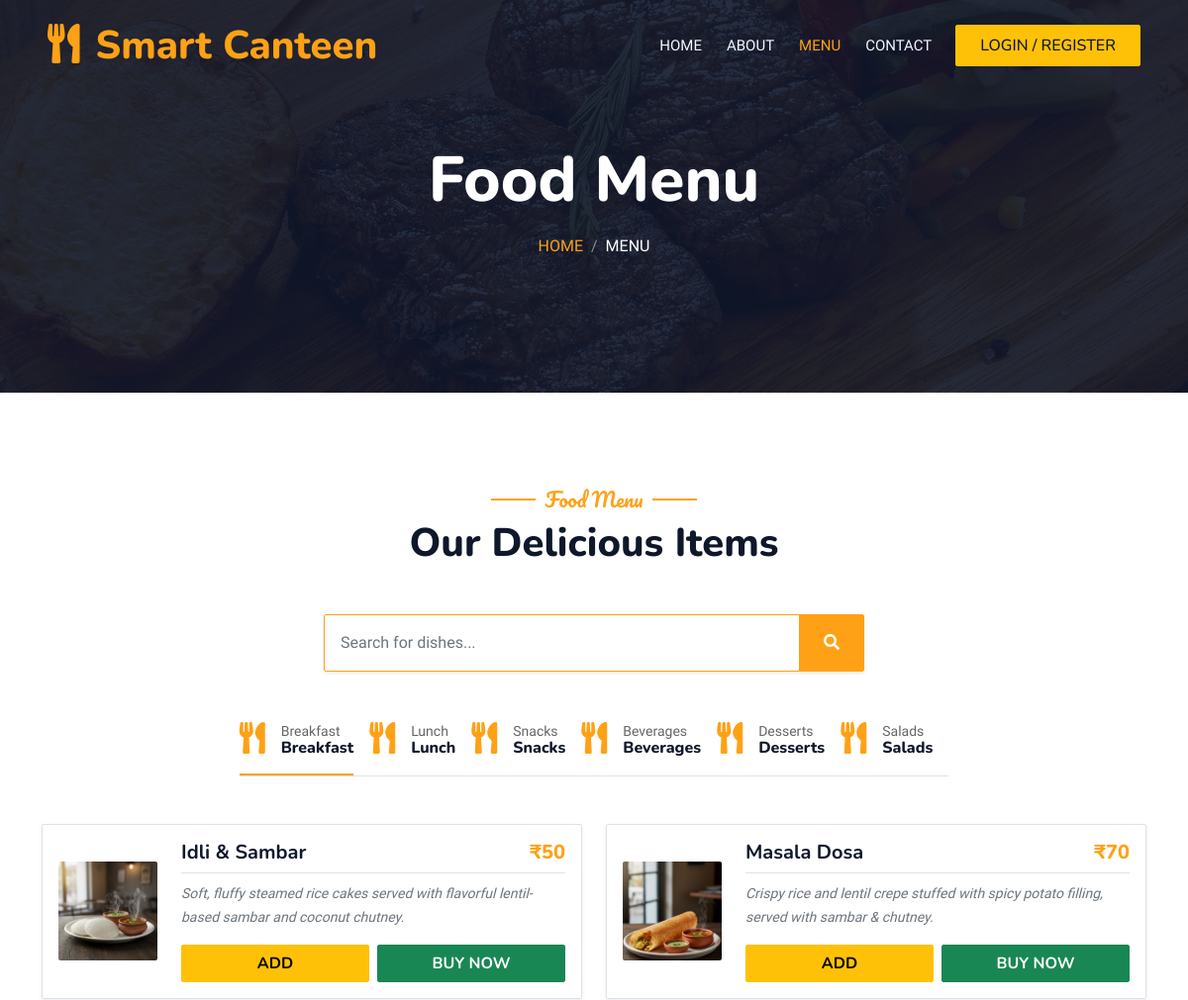
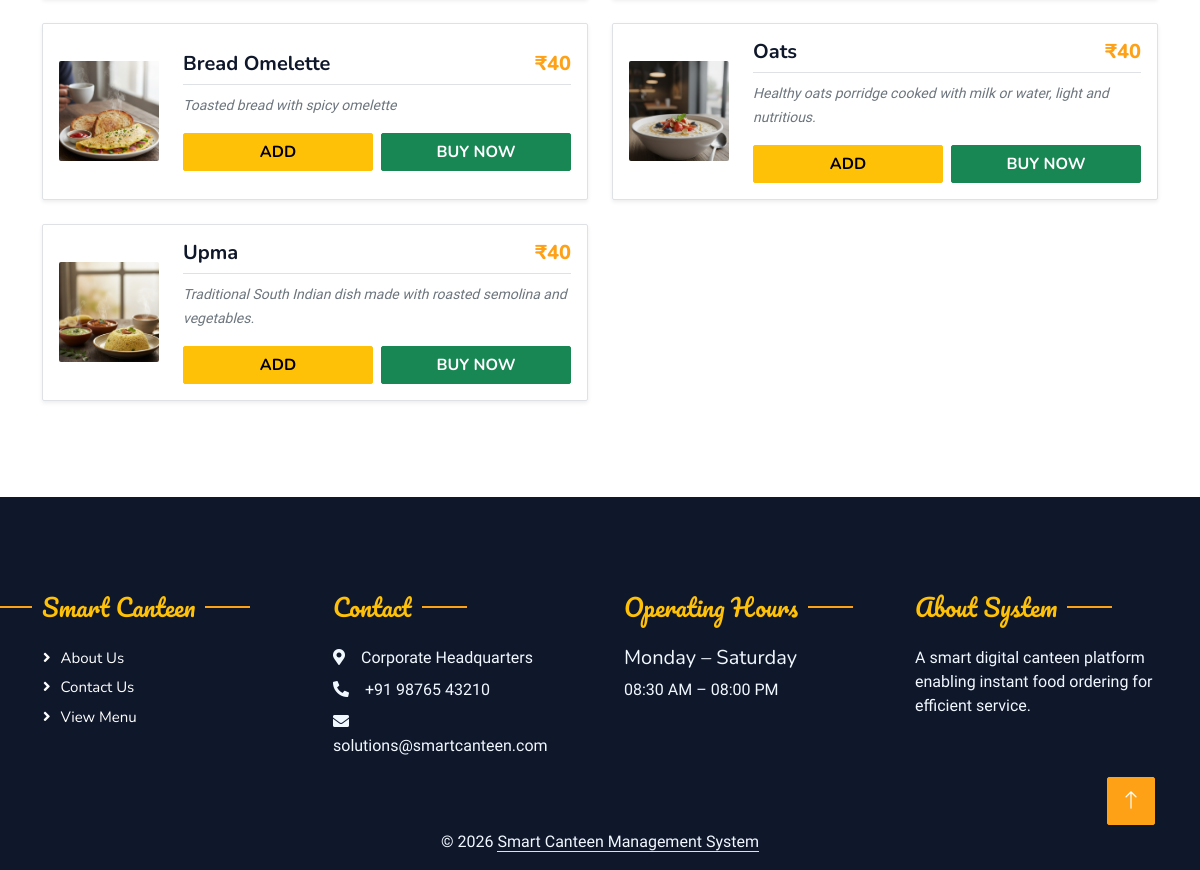
Page /UserApp/menu/ on the committed database (2 pictures, top to bottom).
### AdminApp/models.py (models this page shows)
class Category(models.Model):
    category_name = models.CharField(max_length=100, blank=True, null=True)
    category_image = models.ImageField(upload_to='category_images/', blank=True, null=True)
    description = models.TextField(max_length=100, blank=True, null=True)

class Food(models.Model):
    category = models.ForeignKey(Category, on_delete=models.CASCADE, related_name="foods")
    food_name = models.CharField(max_length=150, blank=True, null=True)
    price = models.IntegerField(blank=True, null=True)
    food_image = models.ImageField(upload_to="foods/", blank=True, null=True)
    description = models.TextField(max_length=200, blank=True, null=True)
    AVAILABILITY_CHOICES = (
        ('Available', 'Available'),
        ('Out of Stock', 'Out of Stock'),
    )
    availability = models.CharField(
        max_length=20,
        choices=AVAILABILITY_CHOICES,
        default='Available'
    )
    prebook_only = models.BooleanField(default=False)
    created_at = models.DateTimeField(auto_now_add=True)
    updated_at = models.DateTimeField(auto_now=True)

### UserApp/views.py (the view)
# urls.py: path('menu/', views.menu, name='menu'),
def menu(request):
    categories = Category.objects.all()
    query = request.GET.get('search')
    if query:
        foods = Food.objects.filter(food_name__icontains=query, availability='Available')
    else:
        foods = Food.objects.filter(availability='Available')
    context = {
        'categories': categories,
        'foods': foods,
        'query': query,
    }
    if request.user.is_authenticated:
        context['cart_count'] = Cart.objects.filter(user=request.user).count()
    return render(request, 'menu.html', context)

### UserApp/templates/menu.html (shortened to what this page needs)
<!DOCTYPE html>
{% load static %}
<html lang="en">
<head>
    <link href="https://cdnjs.cloudflare.com/ajax/libs/font-awesome/5.10.0/css/all.min.css" rel="stylesheet">
    <link href="https://cdn.jsdelivr.net/npm/bootstrap-icons@1.4.1/font/bootstrap-icons.css" rel="stylesheet">
    <link href="{% static 'web/lib/animate/animate.min.css' %}" rel="stylesheet">
    <link href="{% static 'web/lib/owlcarousel/assets/owl.carousel.min.css' %}" rel="stylesheet">
    <link href="{% static 'web/lib/tempusdominus/css/tempusdominus-bootstrap-4.min.css' %}" rel="stylesheet" />
    <link href="{% static 'web/css/bootstrap.min.css' %}" rel="stylesheet">
    <link href="{% static 'web/css/style.css' %}" rel="stylesheet">
</head>
<body>
    <div class="container-xxl bg-white p-0">
        <div class="container-xxl position-relative p-0">
            <nav class="navbar navbar-expand-lg navbar-dark bg-dark px-4 px-lg-5 py-3 py-lg-0">
                <a href="{% url 'user_home' %}" class="navbar-brand p-0">
                    <h1 class="text-primary m-0"><i class="fa fa-utensils me-3"></i>Smart Canteen</h1>
                </a>
                <div class="collapse navbar-collapse" id="navbarCollapse">
                    <div class="navbar-nav ms-auto py-0 pe-4">
                        <a href="{% url 'user_home' %}" class="nav-item nav-link">Home</a>
                        <a href="{% url 'about_page' %}" class="nav-item nav-link">About</a>
                        <a href="{% url 'menu' %}" class="nav-item nav-link active">Menu</a>
                        <a href="{% url 'contact_page' %}" class="nav-item nav-link">Contact</a>
                    </div>
                    <div class="d-flex align-items-center">
                        <div class="dropdown">
                            {% if request.user.is_authenticated %}
                            <button class="btn btn-warning dropdown-toggle text-dark" type="button" data-bs-toggle="dropdown">
                                Hi, {{ request.user.username }}
                            </button>
                            <ul class="dropdown-menu">
                                <li><a class="dropdown-item" href="{% url 'user_logout' %}">Logout</a></li>
                            </ul>
                            {% else %}
                            <a href="{% url 'signin_signup' %}" class="btn btn-warning py-2 px-4 text-dark">Login / Register</a>
                            {% endif %}
                        </div>
                    </div>
                </div>
            </nav>
            <div class="container-xxl py-5 bg-dark hero-header mb-5">
                <div class="container text-center my-5 pt-5 pb-4">
                    <h1 class="display-3 text-white mb-3 animated slideInDown">Food Menu</h1>
                    <nav aria-label="breadcrumb">
                        <ol class="breadcrumb justify-content-center text-uppercase">
                            <li class="breadcrumb-item"><a href="{% url 'user_home' %}">Home</a></li>
                            <li class="breadcrumb-item text-white active" aria-current="page">Menu</li>
                        </ol>
                    </nav>
                </div>
            </div>
        </div>
        <div class="container-xxl py-5">
            <div class="container">
                <div class="text-center wow fadeInUp" data-wow-delay="0.1s">
                    <h5 class="section-title ff-secondary text-center text-primary fw-normal">Food Menu</h5>
                    <h1 class="mb-5">Our Delicious Items</h1>
                </div>
                <div class="row justify-content-center mb-5 wow fadeInUp" data-wow-delay="0.2s">
                    <div class="col-md-6">
                        <form action="{% url 'menu' %}" method="GET" class="d-flex">
                            <div class="input-group shadow-sm">
                                <input type="text" name="search" class="form-control border-primary p-3"
                                       placeholder="Search for dishes..."
                                       value="{{ query|default:'' }}">
                                <button class="btn btn-primary px-4" type="submit">
                                    <i class="fa fa-search"></i>
                                </button>
                            </div>
                        </form>
                    </div>
                </div>
                <div class="tab-class text-center wow fadeInUp" data-wow-delay="0.1s">
                    {% if not query %}
                    <ul class="nav nav-pills d-inline-flex justify-content-center border-bottom mb-5">
                        {% for cat in categories %}
                        <li class="nav-item">
                            <a class="d-flex align-items-center text-start mx-3 ms-0 pb-3 {% if forloop.first %}active{% endif %}"
                               data-bs-toggle="pill" href="#cat{{ cat.id }}">
                                <i class="fa fa-utensils fa-2x text-primary"></i>
                                <div class="ps-3">
                                    <small class="text-body">{{ cat.category_name }}</small>
                                    <h6 class="mt-n1 mb-0">{{ cat.category_name }}</h6>
                                </div>
                            </a>
                        </li>
                        {% endfor %}
                    </ul>
                    {% else %}
                    <div class="mb-4">
                        <h4>Search Results for "{{ query }}"</h4>
                        <a href="{% url 'menu' %}" class="btn btn-sm btn-outline-primary">Clear Search </a>
                    </div>
                    {% endif %}
                    <div class="tab-content">
                        {% if query %}
                            <div class="tab-pane fade show active p-0">
                                <div class="row g-4">
                                    {% for food in foods %}
                                    <div class="col-lg-6">
                                        <div class="d-flex align-items-center border rounded p-3 h-100 shadow-sm">
                                            <div class="flex-shrink-0">
                                                <img src="{% if food.food_image %}{{ food.food_image.url }}{% else %}{% static 'web/img/default-food.jpg' %}{% endif %}"
                                                     class="img-fluid rounded" style="width: 100px; height: 100px; object-fit: cover;">
                                            </div>
                                            <div class="flex-grow-1 ps-4">
                                                <div class="d-flex justify-content-between border-bottom pb-2 mb-2">
                                                    <h5 class="mb-0 fw-bold">{{ food.food_name }}</h5>
                                                    <h5 class="text-primary mb-0">₹{{ food.price }}</h5>
                                                </div>
                                                <small class="text-muted fst-italic">{{ food.description }}</small>
                                                <div class="d-flex gap-2 mt-3 text-start">
                                                    <a href="{% url 'add_to_cart' food.id %}" class="btn btn-warning w-50 fw-bold">ADD</a>
                                                    <a href="{% url 'buy_now' food.id %}" class="btn btn-success w-50 fw-bold">BUY NOW</a>
                                                </div>
                                            </div>
                                        </div>
                                    </div>
                                    {% empty %}
                                    <div class="col-12 text-center">
                                        <p class="mt-4">No items found matching "{{ query }}"</p>
                                    </div>
                                    {% endfor %}
                                </div>
                            </div>
                        {% else %}
                            {% for cat in categories %}
                            <div id="cat{{ cat.id }}" class="tab-pane fade show p-0 {% if forloop.first %}active{% endif %}">
                                <div class="row g-4">
                                    {% for food in foods %}
                                        {% if food.category_id == cat.id %}
                                        <div class="col-lg-6">
                                            <div class="d-flex align-items-center border rounded p-3 h-100 shadow-sm">
                                                <div class="flex-shrink-0">
                                                    <img src="{% if food.food_image %}{{ food.food_image.url }}{% else %}{% static 'web/img/default-food.jpg' %}{% endif %}"
                                                         class="img-fluid rounded" style="width: 100px; height: 100px; object-fit: cover;">
                                                </div>
                                                <div class="flex-grow-1 ps-4 text-start">
                                                    <div class="d-flex justify-content-between border-bottom pb-2 mb-2">
                                                        <h5 class="mb-0 fw-bold">{{ food.food_name }}</h5>
                                                        <h5 class="text-primary mb-0">₹{{ food.price }}</h5>
                                                    </div>
                                                    <small class="text-muted fst-italic">{{ food.description }}</small>
                                                    <div class="d-flex gap-2 mt-3">
                                                        <a href="{% url 'add_to_cart' food.id %}" class="btn btn-warning w-50 fw-bold">ADD</a>
                                                        <a href="{% url 'buy_now' food.id %}" class="btn btn-success w-50 fw-bold">BUY NOW</a>
                                                    </div>
                                                </div>
                                            </div>
                                        </div>
                                        {% endif %}
                                    {% endfor %}
                                </div>
                            </div>
                            {% endfor %}
                        {% endif %}
                    </div>
                </div>
            </div>
        </div>
        <div class="container-fluid bg-dark text-light footer pt-5 mt-5 wow fadeIn" data-wow-delay="0.1s">
            <div class="container py-5">
                <div class="row g-5">
                    <div class="col-lg-3 col-md-6">
                        <h4 class="section-title ff-secondary text-warning fw-normal mb-4">Smart Canteen</h4>
                        <a class="btn btn-link" href="{% url 'about_page' %}">About Us</a>
                        <a class="btn btn-link" href="{% url 'contact_page' %}">Contact Us</a>
                        <a class="btn btn-link" href="{% url 'menu' %}">View Menu</a>
                    </div>
                    <div class="col-lg-3 col-md-6">
                        <h4 class="section-title ff-secondary text-start text-warning fw-normal mb-4">Contact</h4>
                        <p class="mb-2"><i class="fa fa-map-marker-alt me-3"></i>Corporate Headquarters</p>
                        <p class="mb-2"><i class="fa fa-phone-alt me-3"></i>+91 98765 43210</p>
                        <p class="mb-2"><i class="fa fa-envelope me-3"></i>solutions@smartcanteen.com</p>
                    </div>
                    <div class="col-lg-3 col-md-6">
                        <h4 class="section-title ff-secondary text-start text-warning fw-normal mb-4">Operating Hours</h4>
                        <h5 class="text-light fw-normal">Monday – Saturday</h5>
                        <p>08:30 AM – 08:00 PM</p>
                    </div>
                    <div class="col-lg-3 col-md-6">
                        <h4 class="section-title ff-secondary text-start text-warning fw-normal mb-4">About System</h4>
                        <p>A smart digital canteen platform enabling instant food ordering for efficient service.</p>
                    </div>
                </div>
            </div>
            <div class="container text-center py-3">
                &copy; 2026 <span class="border-bottom">Smart Canteen Management System</span>
            </div>
        </div>
        <a href="#" class="btn btn-lg btn-primary btn-lg-square back-to-top"><i class="bi bi-arrow-up"></i></a>
    </div>
</body>
</html>

### UserApp/static/web/css/style.css (style rules this page uses)
:root { --primary: #FEA116; --light: #F1F8FF; --dark: #0F172B; }
.ff-secondary { font-family: 'Pacifico', cursive; }
.back-to-top { position: fixed; display: none; right: 45px; bottom: 45px; z-index: 99; }
.btn { font-family: 'Nunito', sans-serif; font-weight: 500; text-transform: uppercase; transition: .5s; }
.btn.btn-primary, .btn.btn-secondary { color: #FFFFFF; }
.btn-lg-square { width: 48px; height: 48px; }
.btn-square, .btn-sm-square, .btn-lg-square { padding: 0; display: flex; align-items: center; justify-content: center; font-weight: normal; border-radius: 2px; }
.navbar-dark .navbar-nav .nav-link { position: relative; margin-left: 25px; padding: 35px 0; font-size: 15px; color: var(--light) !important; text-transform: uppercase; font-weight: 500; outline: none; transition: .5s; }
.navbar-dark .navbar-nav .nav-link:hover, .navbar-dark .navbar-nav .nav-link.active { color: var(--primary) !important; }
@media (min-width: 992px) { .navbar-dark { position: absolute; width: 100%; top: 0; left: 0; z-index: 999; background: transparent !important; } }
.hero-header { background: linear-gradient(rgba(15, 23, 43, .9), rgba(15, 23, 43, .9)), url(../img/bg-hero.jpg); background-position: center center; background-repeat: no-repeat; background-size: cover; }
.breadcrumb-item + .breadcrumb-item::before { color: rgba(255, 255, 255, .5); }
.section-title { position: relative; display: inline-block; }
.section-title::before { position: absolute; content: ""; width: 45px; height: 2px; top: 50%; left: -55px; margin-top: -1px; background: var(--primary); }
.section-title::after { position: absolute; content: ""; width: 45px; height: 2px; top: 50%; right: -55px; margin-top: -1px; background: var(--primary); }
.section-title.text-start::before, .section-title.text-end::after { display: none; }
.nav-pills .nav-item .active { border-bottom: 2px solid var(--primary); }
.footer .btn.btn-link { display: block; margin-bottom: 5px; padding: 0; text-align: left; color: #FFFFFF; font-size: 15px; font-weight: normal; text-transform: capitalize; transition: .3s; }
.footer .btn.btn-link::before { position: relative; content: "\f105"; font-family: "Font Awesome 5 Free"; font-weight: 900; margin-right: 10px; }

### rows in the picture
Category: category_name "Breakfast"
Category: category_name "Lunch"
Category: category_name "Snacks"
Category: category_name "Beverages"
Category: category_name "Desserts"
Category: category_name "Salads"
Food: food_image (picture), food_name "Idli & Sambar", price "50", description "Soft, fluffy steamed rice cakes served with flavorful lentil-based sambar and coconut chutney."
Food: food_image (picture), food_name "Masala Dosa", price "70", description "Crispy rice and lentil crepe stuffed with spicy potato filling, served with sambar & chutney."
Food: food_image (picture), food_name "Bread Omelette", price "40", description "Toasted bread with spicy omelette"
Food: food_image (picture), food_name "Oats", price "40", description "Healthy oats porridge cooked with milk or water, light and nutritious."
Food: food_image (picture), food_name "Upma", price "40", description "Traditional South Indian dish made with roasted semolina and vegetables."
